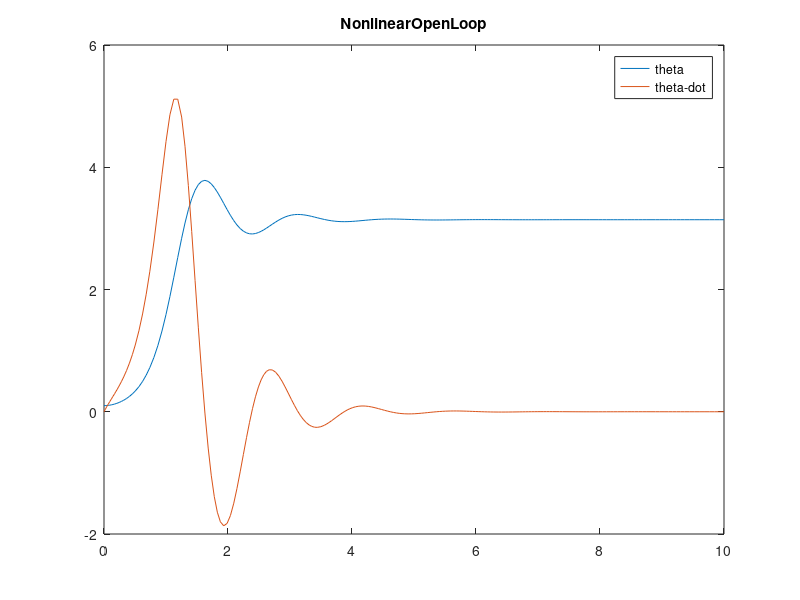
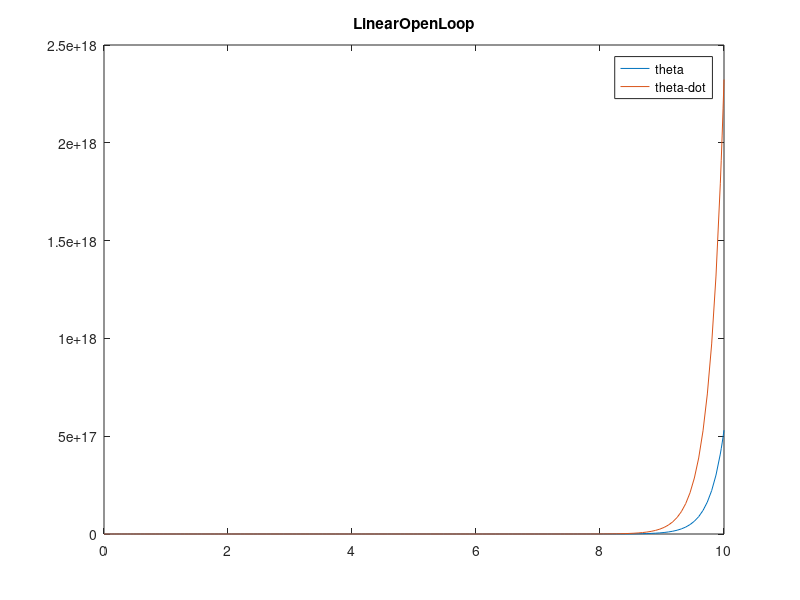

Write MATLAB code to recreate these figures, in order. (Note: this script raises an error after producing the figures.)
div=@()disp("-------------------");
%% use a pendulum with a masspoint at the end of the stick

g=9.81;
m=0.15;
b=0.1;
L=0.5;

controlled_pendulum_dynamics_with_friction = @(t, x, u, L, g, m, b) ...
    [x(2); (m * g * L * sin(x(1)) - b * x(2) + u) / ( m * L^2)];

%% linearize using jacobian to get LQR ontrol 
A_parametric=@(g,m,b,L) ...
    [0 1;...
    g/L -b];
A=A_parametric(g,m,b,L) ;


B_parametric=@(g,m,b,L)...
    [0;...
    1/m*L*L];
B=B_parametric(g,m,b,L);

div()
disp("A=")
disp(A_parametric)
disp([A])
div()
disp("B=")
disp(B_parametric)
disp([B])
div()


%% calculate lqr
Q=diag([1,1]);
R=1;

k=lqr(A,B,Q,R);

disp("K=")
disp(k)
div()

%% Simulate open loop
tspan=[0 10];
theta0=0.1;theta_dot0=0;

figure(1)
[t,y]=ode45(@(t, y) controlled_pendulum_dynamics_with_friction(t, y, 0, L, g, m, b), tspan, [theta0, theta_dot0]);
plot(t,y)
legend("theta","theta-dot")
title("NonlinearOpenLoop")


figure(2)
[t,y]=ode45(@(t, y) A*y+B*(0), tspan, [theta0, theta_dot0]);
plot(t,y)
legend("theta","theta-dot")
title("LinearOpenLoop")




figure(3)
[t,y]=ode45(@(t, y) controlled_pendulum_dynamics_with_friction(t, y, -k*y, L, g, m, b), tspan, [theta0, theta_dot0]);
tiledlayout(2,1)
nexttile
plot(t,y)
legend("theta","theta-dot")
nexttile
plot(t,k*y')
legend("u[Nm]")
title("NonLinearLQRControl")





figure(4)
[t,y]=ode45(@(t, y) A*y+B*(0), tspan, [theta0, theta_dot0]);
tiledlayout(2,1)
nexttile
plot(t,y)
legend("theta","theta-dot")
nexttile
plot(t,k*y')
legend("u[Nm]")
title("NonLinearLQRControl")

title("LinearLQRControl")





